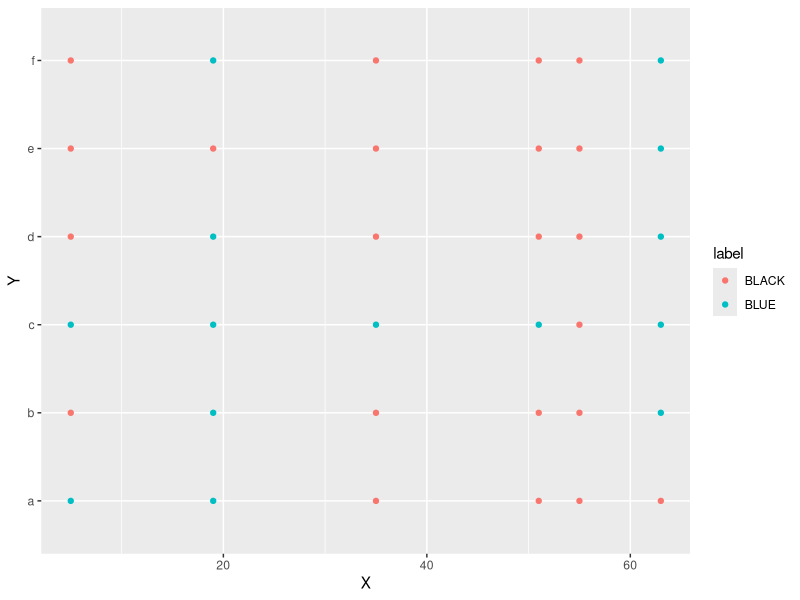

This chart was generated by the following R code:
## ---- chunk 1
library(dplyr)
library(kableExtra)
library(ggplot2)
library(ipred)
library(ROCR)
library(e1071)
library(pROC)
library(class)
## ---- chunk 2



df <- read.csv("data_hw1_622.csv", header = TRUE, sep =",") 
str(df)
# printing the top 5 rows of the data frame.
kable(head(df)) %>% 
  kable_styling(bootstrap_options = c("striped","hover","condensed","responsive"),full_width   = F,position = "left",font_size = 12) %>%
  row_spec(0, background ="gray") 

ggplot(df,aes(y=Y,x=X,color=label)) + geom_point()
## ---- chunk 3
df$X = as.factor(df$X)
df$Y = as.factor(df$Y)
df$label = as.factor(df$label)
#df[sapply(df, is.character)] <- lapply(df[sapply(df, is.character)], as.factor)

# summary statistics of the columns
summary(df)
str(df)
## ---- chunk 4

set.seed(53)

trainidx<-sample(1:nrow(df) , size=round(0.77*nrow(df)),replace=F) 
train_set <- df[trainidx,]
test_set <- df[-trainidx,]


## ---- chunk 5
# Bagging
trainBgModel <- bagging(label ~ ., data=train_set, nbagg = 100, coob = TRUE)
trainBgModel

confMat_train <- table(predict(trainBgModel), train_set$label)
confMat_train

testbag = predict(trainBgModel, newdata=test_set)
confusionMat_bg <- table(testbag, test_set$label)
confusionMat_bg


## ---- chunk 6
# Calculating  the ACC,TPR,FPR,TNR & FNR from confusion matrix
acc_bag <- sum(diag(confusionMat_bg)) / sum(confusionMat_bg)
tpr_bag <- confusionMat_bg[1,1]/sum(confusionMat_bg[1,1], confusionMat_bg[2,1])
fpr_bag <- confusionMat_bg[1,2]/sum(confusionMat_bg[1,2], confusionMat_bg[2,2])
tnr_bag <- confusionMat_bg[2,2]/sum(confusionMat_bg[2,2], confusionMat_bg[1,2]) 
fnr_bag <- confusionMat_bg[2,1]/sum(confusionMat_bg[2,1], confusionMat_bg[1,1])
auc_bag <- auc(roc(testbag, ifelse(test_set$label == 'BLUE', 1, 0)))

Bgrow <- c("Bagging ",round(auc_bag,2), round(acc_bag,2),round(tpr_bag,2),round(fpr_bag,2), round(tnr_bag,2),round(fnr_bag,2))

Bgrow

resMatrix <- data.frame(matrix(ncol = 6, nrow = 0))
resMatrix <- rbind(resMatrix,Bgrow)
colnames(resMatrix) <- c("ALGO", "AUC","ACC", "TPR", "FPR", "TNR ", "FNR")

## ---- chunk 7

data <- df
acc <- NULL
for(i in 1:nrow(data))
{
    # Train-test splitting
    # 35 samples -> fitting
    # 1 sample -> testing
    train <- data[-i,]
    test <- data[i,]
    
    
    # Fitting
    model <- glm(label~.,family=binomial,data=train)
    pred_glm <- predict(model,test,type='response')
   
   # If prob > 0.5 then 1, else 0
    results <- ifelse(pred_glm > 0.5,"BLUE","BLACK")
    
    # Actual answers
    answers <- test$label
   
    # Calculate accuracy
    misClasificError <- mean(answers != results)
    
    # Collecting results
    acc[i] <- 1-misClasificError
    
    
}

# Average accuracy of the model

mean(acc)


## ---- chunk 8

data <- df
acc <- NULL
for(i in 1:nrow(data))
{
    # Train-test splitting
    # 35 samples -> fitting
    # 1 sample -> testing
    train <- data[-i,]
    test <- data[i,]
    
    
    # Fitting
    model <- naiveBayes(label~.,data=train)
    pred_nb <- predict(model,test,type='raw')
   
   # If prob > 0.5 then 1, else 0
    results <- ifelse(pred_nb > 0.5,"BLUE","BLACK")
    
    # Actual answers
    answers <- test$label
   
    # Calculate accuracy
    misClasificError <- mean(answers != results)
    
    # Collecting results
    acc[i] <- 1-misClasificError
}

mean(acc)
